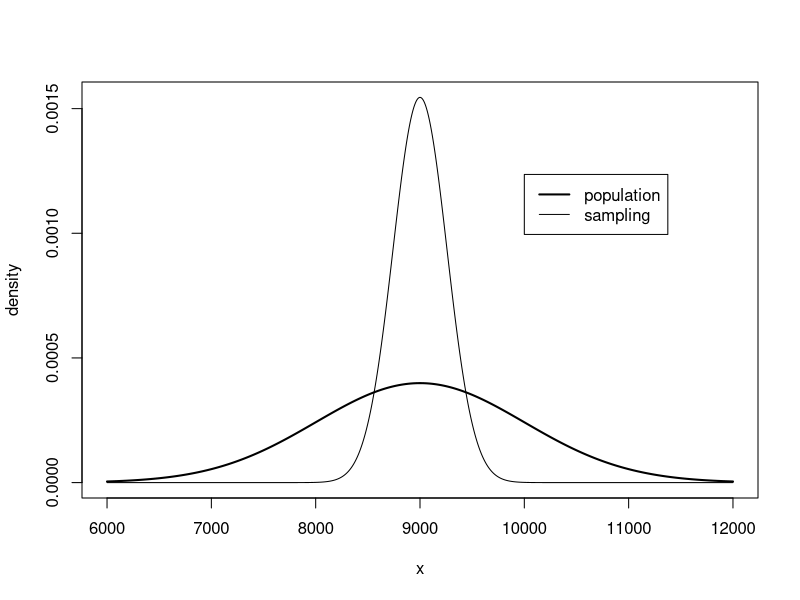

This chart was generated by the following R code:
#Normal population
mu = 9000
sig = 1000

xlims = c(mu-3*sig, mu+3*sig)

#Sample size
n = 15
se = sig/sqrt(n)

pdf("Ex4p40_overlay.pdf", width=7, height=5)

xs = seq(mu-3*sig, mu+3*sig, length=1000)
y1 = dnorm(xs, mu, sig)
y2 = dnorm(xs, mu, se)

plot(xs, y1, 'l', lwd = 2,
     ylim=c(0,max(y2)),
     ylab='density',
     xlab='x')
lines(xs, y2)
legend(mu+sig,max(y2)*0.80, c('population','sampling'),
lty=c(1,1),
lwd=c(2,1))

dev.off()
